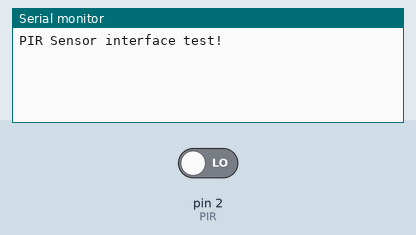
This sketch was run on a simulated Arduino Uno, built with avr-gcc and run on an emulated ATmega328P. Parts: the last lines printed to the serial monitor. Inputs (shaded band) come from the test bench; at power-on: pin 2 (PIR) LOW.

Above: at 6.8 s.
6.9 s: pin 2 (PIR) driven HIGH
At 9.4 s:
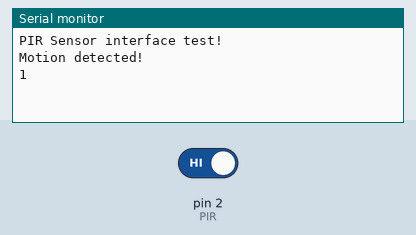
9.9 s: pin 2 (PIR) driven LOW
At 10.8 s:
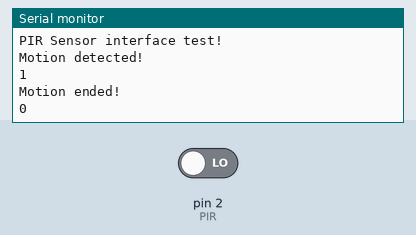

The sketch:

PIR_serial_monitor.ino
```cpp
/*
 * PIR sensor tester for serial monitor
 */

#define PIR 2

int pirState, counter = 0;  // we start, assuming no motion detected
int val = 0;  // variable for reading the pin status

void setup() {
  pinMode(PIR, INPUT);  // declare sensor as input

  Serial.begin(9600);
  Serial.println("PIR Sensor interface test!");
}

void loop(){
  delay(2000);
  PiRSensor();
}

void PiRSensor() {
  val = digitalRead(PIR);  // read input value
  if (val == HIGH) {
    if (pirState == LOW) {
      // we have just turned on
      Serial.println("Motion detected!");
      // We only want to print on the output change, not state
      pirState = 1;
      Serial.println(pirState);
    }
  } else {
    if (pirState == HIGH) {
      // we have just turned off
      Serial.println("Motion ended!");
      // We only want to print on the output change, not state
      pirState = 0;
      Serial.println(pirState);
    }
  }
}
```

Measured:
- after the input at 6.9 s, the serial monitor: prints a new line after 1.1 s (image 1)
- after the input at 9.9 s, the serial monitor: prints a new line after 0.10 s (image 2)
